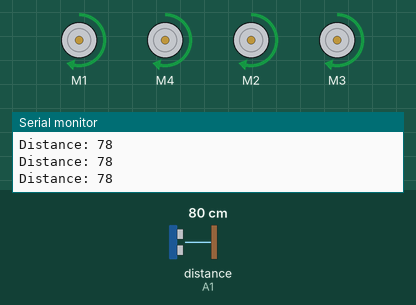
Simulated run of this sketch. Board: Arduino Uno, built with avr-gcc and run on an emulated ATmega328P. Parts: 4 × DC motor (green arrow = forward, orange = backward, longer = faster), the last lines printed to the serial monitor. Wiring (inferred from the names in the program): ultrasonic range finder: trigger A0; echo A1. The test bench sets the inputs (shaded band); at power-on: distance to the obstacle (sensor on A1) 80 cm. The echo pulse lasts 58.3 µs per cm.

Above: at 1.2 s.
1.3 s: distance to the obstacle (sensor on A1) set to 38 cm
2.8 s: distance to the obstacle (sensor on A1) set to 33 cm
At 3.6 s:
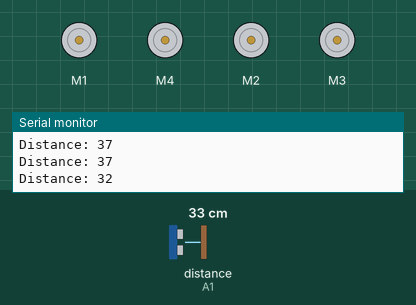
5.8 s: distance to the obstacle (sensor on A1) set to 60 cm
At 7.1 s:
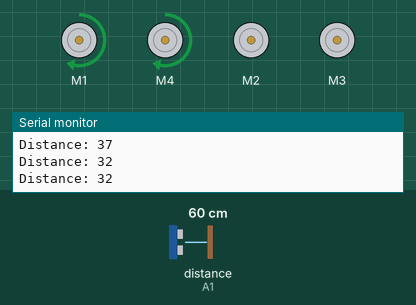
8.8 s: distance to the obstacle (sensor on A1) set to 2 cm
At 10.2 s:
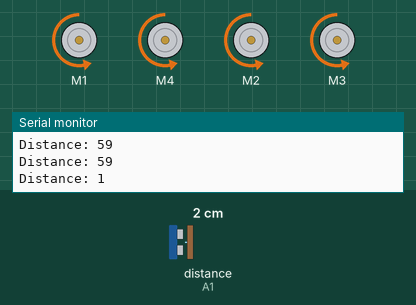
Timing chart, 0 to 12.8 s (numbered marks = the images above; inputs shaded):
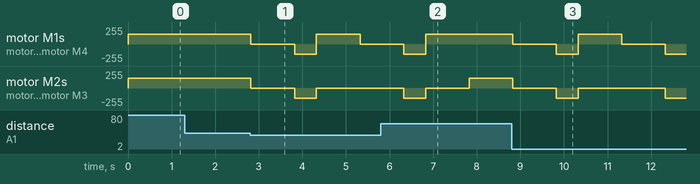

Measured:
- the behaviour switches between 36 and 35 cm on distance to the obstacle (sensor on A1) (found by bisection; images 0 and 1)
- after the input at 2.8 s, motor M1, motor M4: forward 150/255 → stopped at once, → backward 150/255 1.0 s later, → forward 150/255 0.50 s later, → stopped 1.0 s later; motor M2, motor M3: forward 150/255 → stopped at once, → backward 150/255 1.0 s later, → stopped 0.50 s later
- after the input at 5.8 s, motor M1, motor M4: goes on until 6.8 s, then stays forward 150/255
- after the input at 8.8 s, motor M1, motor M4: forward 150/255 → stopped at once, → backward 150/255 1.0 s later, → forward 150/255 0.50 s later, → stopped 1.0 s later, … (5 changes in this stretch); motor M2, motor M3: forward 150/255 → stopped at once, → backward 150/255 1.0 s later, → stopped 0.50 s later, → backward 150/255 2.0 s later

The sketch:

Obstacle_avoiding_bot.ino
```cpp
#include <AFMotor.h>

AF_DCMotor motor1(1);

AF_DCMotor motor2(2);
 AF_DCMotor motor3(3);
 AF_DCMotor motor4(4);

// defines pins numbers
const int trigPin = A0;
const int echoPin = A1;

// defines variables
long duration;
int distance;

void setup() {
pinMode(trigPin, OUTPUT); // Sets the trigPin as an Output
pinMode(echoPin, INPUT); // Sets the echoPin as an Input
Serial.begin(9600); // Starts the serial communication
}

void loop() {
// Clears the trigPin
digitalWrite(trigPin, LOW);
delayMicroseconds(2);

// Sets the trigPin on HIGH state for 10 micro seconds
digitalWrite(trigPin, HIGH);
delayMicroseconds(10);
digitalWrite(trigPin, LOW);

// Reads the echoPin, returns the sound wave travel time in microseconds
duration = pulseIn(echoPin, HIGH);

// Calculating the distance
distance= duration*0.034/2;

// Prints the distance on the Serial Monitor
Serial.print("Distance: ");
Serial.println(distance);

if(distance <35)
  {
 digitalWrite(13,HIGH);
 motor1.setSpeed(0);
   motor4.setSpeed(0);//Define maximum velocity
  motor1.run(RELEASE);
 motor4.run(RELEASE);//rotate the motor clockwise
  motor2.setSpeed(0);
  motor3.setSpeed(0);//Define maximum velocity
  motor3.run(RELEASE);
  motor2.run(RELEASE); //rotate the motor clockwise
  delay(1000);
   motor1.setSpeed(150);
   motor4.setSpeed(150);//Define maximum velocity
  motor1.run(BACKWARD);
 motor4.run(BACKWARD);//rotate the motor clockwise
  motor2.setSpeed(150);
  motor3.setSpeed(150);//Define maximum velocity
  motor3.run(BACKWARD);
  motor2.run(BACKWARD); //rotate the motor clockwise
  delay(500);
   motor2.setSpeed(0);
  motor3.setSpeed(0);//Define maximum velocity
  motor3.run(RELEASE);
  motor2.run(RELEASE); //rotate the motor clockwise
  motor1.setSpeed(150);
   motor4.setSpeed(150);//Define maximum velocity
  motor1.run(FORWARD);
 motor4.run(FORWARD);//rotate the motor clockwise
 delay(1000);
  }
  if(distance >36)
  {

  motor1.setSpeed(150);
   motor4.setSpeed(150);//Define maximum velocity
  motor1.run(FORWARD);
  motor4.run(FORWARD);//rotate the motor clockwise
  motor2.setSpeed(150);
  motor3.setSpeed(150);//Define maximum velocity
  motor3.run(FORWARD);
  motor2.run(FORWARD); //rotate the motor clockwise

  }
}
```
